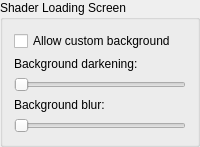
                <widget class="QGroupBox" name="gb_shader_load">
                 <property name="title">
                  <string>Shader Loading Screen</string>
                 </property>
                 <layout class="QVBoxLayout" name="gb_shader_load_layout">
                  <item>
                   <widget class="QCheckBox" name="shaderLoadBgEnabled">
                    <property name="text">
                     <string>Allow custom background</string>
                    </property>
                   </widget>
                  </item>
                  <item>
                   <widget class="QLabel" name="label_shaderLoadBgDarkening">
                    <property name="text">
                     <string>Background darkening:</string>
                    </property>
                   </widget>
                  </item>
                  <item>
                   <widget class="QSlider" name="shaderLoadBgDarkening">
                    <property name="orientation">
                     <enum>Qt::Orientation::Horizontal</enum>
                    </property>
                   </widget>
                  </item>
                  <item>
                   <widget class="QLabel" name="label_shaderLoadBgBlur">
                    <property name="text">
                     <string>Background blur:</string>
                    </property>
                   </widget>
                  </item>
                  <item>
                   <widget class="QSlider" name="shaderLoadBgBlur">
                    <property name="orientation">
                     <enum>Qt::Orientation::Horizontal</enum>
                    </property>
                   </widget>
                  </item>
                  <item>
                   <spacer name="spacer_shader_load">
                    <property name="orientation">
                     <enum>Qt::Orientation::Vertical</enum>
                    </property>
                    <property name="sizeType">
                     <enum>QSizePolicy::Policy::MinimumExpanding</enum>
                    </property>
                    <property name="sizeHint" stdset="0">
                     <size>
                      <width>0</width>
                      <height>0</height>
                     </size>
                    </property>
                   </spacer>
                  </item>
                 </layout>
                </widget>
